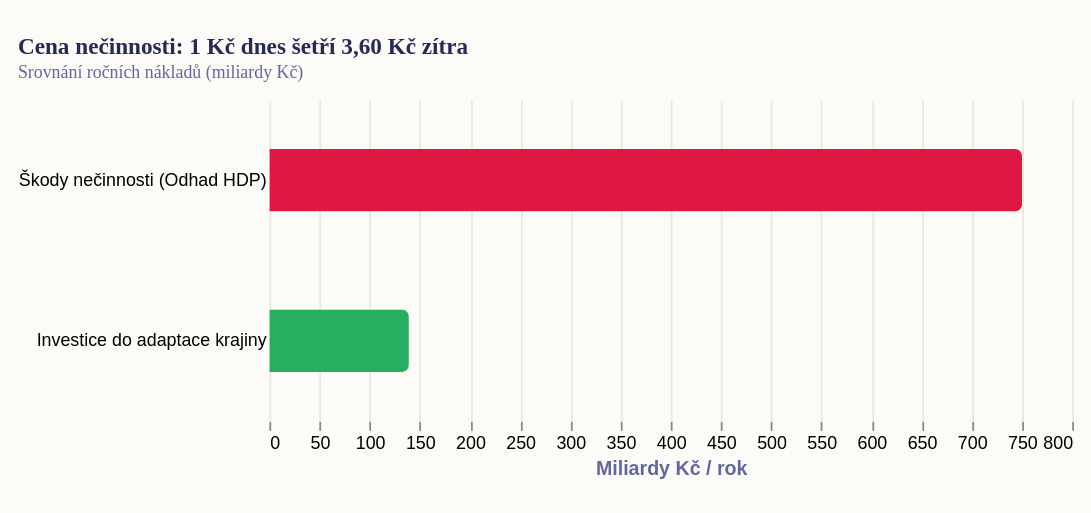

Specify this chart in Vega-Lite:
### Vega-Lite specification from a JSON file in a GitHub repository (floating-point values rounded to 4 significant figures)
{"_source": "Nature (2024), Studie Zámečník (Šance pro budovy), MŽP (Strategie adaptace)", "$schema": "https://vega.github.io/schema/vega-lite/v5.json", "description": "Ekonomika nečinnosti: Náklady na adaptaci vs. klimatické škody (projekce ročního dopadu)", "width": 450, "height": 180, "padding": {"top": 20, "left": 10, "right": 10, "bottom": 20}, "autosize": {"type": "pad", "resize": true}, "background": "#fdfbf7", "title": {"text": "Cena nečinnosti: 1 Kč dnes šetří 3,60 Kč zítra", "subtitle": "Srovnání ročních nákladů (miliardy Kč)", "font": "Roboto Slab", "fontSize": 13, "fontWeight": "bold", "anchor": "start", "color": "#272a59", "subtitleFont": "Work Sans", "subtitleFontSize": 10, "subtitleColor": "#6267a3", "offset": 10}, "data": {"values": [{"cat": "Škody nečinnosti (Odhad HDP)", "val": 750, "color": "#de1743"}, {"cat": "Investice do adaptace krajiny", "val": 139, "color": "#27ae60"}]}, "mark": {"type": "bar", "tooltip": true, "cornerRadiusEnd": 4, "size": 35}, "encoding": {"y": {"field": "cat", "type": "nominal", "title": null, "sort": "-x", "axis": {"ticks": false, "domain": false}}, "x": {"field": "val", "type": "quantitative", "title": "Miliardy Kč / rok", "axis": {"gridColor": "#e8e8dc", "domain": false}}, "color": {"field": "color", "type": "nominal", "scale": null}}, "config": {"view": {"stroke": "transparent"}, "title": {"font": "Roboto Slab", "fontWeight": "bold", "fontSize": 13, "anchor": "start", "color": "#272a59", "subtitleFont": "Work Sans", "subtitleFontSize": 10, "subtitleColor": "#6267a3"}, "axis": {"titleColor": "#6267a3"}, "legend": {}}}
